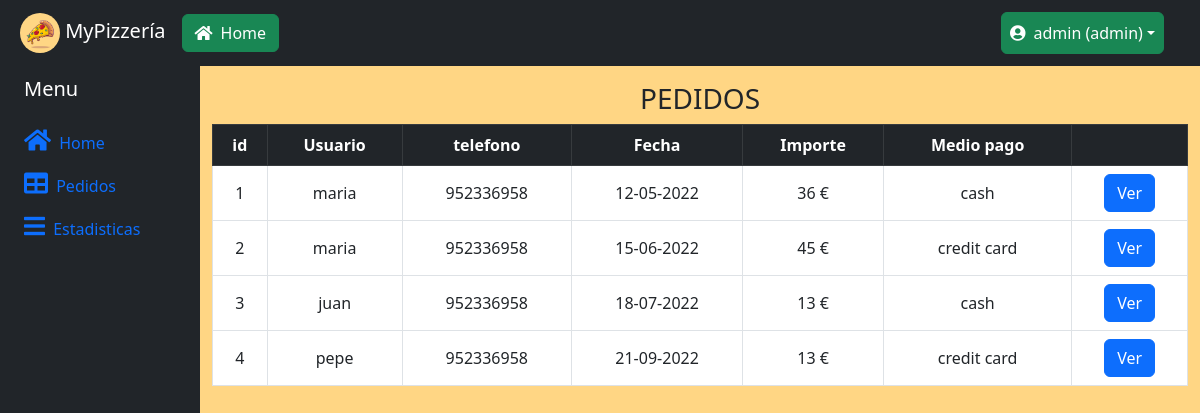
Page /pedidos.php (signed in) on the committed database.
### tables this page shows
CREATE TABLE pedidos (
    id INT AUTO_INCREMENT PRIMARY KEY,
    id_usuario INT NOT NULL,
	importe FLOAT,
	fecha DATE,
    modo_pago ENUM ('cash','credit card', 'transferencia') DEFAULT 'cash',
    modo_entrega ENUM ('local','recoger', 'domicilio') DEFAULT 'domicilio',
    comentarios VARCHAR(255),
    CONSTRAINT id_user_fk FOREIGN KEY (id_usuario) REFERENCES usuarios (id) ON DELETE CASCADE
      
);

CREATE TABLE usuarios (
    id INT AUTO_INCREMENT PRIMARY KEY,
    username VARCHAR(100),
    direccion VARCHAR(255),
    ciudad VARCHAR(100),
    telefono VARCHAR(15),
	email VARCHAR(100) UNIQUE,
    password VARCHAR(255),
	rol VARCHAR(50)

);

### pedidos.php (the view, shortened to what this page needs)
<?php
require_once ("header_admin.php");
require_once 'conectar.php';
function formatearFecha($fecha){
    $fecha_formateada=date("d-m-Y", strtotime($fecha));
    return $fecha_formateada;
}
try{
    $stmt = $dbh->prepare("SELECT *, pedidos.id as id_pedido FROM usuarios, pedidos WHERE usuarios.id=pedidos.id_usuario ORDER BY pedidos.id;");
    $stmt->execute();
    $result = $stmt->fetchAll();
    $num_filas=count($result);
}catch(PDOException $e) {
    $errores[]= "Error: " . $e->getMessage();
}
?>
<div class="container">
        <div class="row mb-3">
            <h3 class="text-center text-uppercase">Pedidos</h3>
            <table class="table-responsive table table-bordered table-hover">
                <thead class="table-dark">
                    <tr class="align-middle text-md-center">
                        <th>id</th>
                        <th>Usuario</th>
                        <th>telefono</th>
                        <th>Fecha</th>
                        <th>Importe</th>
                        <th>Medio pago</th>
                        <th></th>
                    </tr>
                </thead>
                <tbody>
                <?php if(isset($num_filas) && $num_filas>0 && $result!==false){foreach($result as $row){ ?>
                        <tr class="align-middle text-md-center bg-white">
                            <td data-titulo="id"><?= $row['id_pedido'] ?></td>
                            <td data-titulo="Usuario"><?= $row['username'] ?></td>
                            <td data-titulo="Teléfono"><?= $row['telefono'] ?></td>
                            <td data-titulo="Fecha"><?php print formatearFecha($row['fecha']) ?></td>
                            <td data-titulo="Importe"><?= $row['importe'] ?> €</td>
                            <td data-titulo="Medio pago"><?= $row['modo_pago'] ?></td>
                            <td><a class="btn btn-primary" href="./detalle_pedido.php?id_pedido=<?php echo $row['id_pedido'] ?>">Ver</a></td>
                        </tr>
                        <?php } } ?>
                </tbody>
            </table>
        </div>
</div>
<?php  require_once ("footer_admin.php"); ?>

### header_admin.php (style rules this page uses)
body { background:#FFD684; }

### rows in the picture
pedidos: id "1", id_usuario.username "maria", id_usuario.telefono "952336958", fecha "12-05-2022", importe "36", modo_pago "cash"
pedidos: id "2", id_usuario.username "maria", id_usuario.telefono "952336958", fecha "15-06-2022", importe "45", modo_pago "credit card"
pedidos: id "3", id_usuario.username "juan", id_usuario.telefono "952336958", fecha "18-07-2022", importe "13", modo_pago "cash"
pedidos: id "4", id_usuario.username "pepe", id_usuario.telefono "952336958", fecha "21-09-2022", importe "13", modo_pago "credit card"

### other values in the picture
$_SESSION['username'] "admin"
$_SESSION['rol'] "admin"
